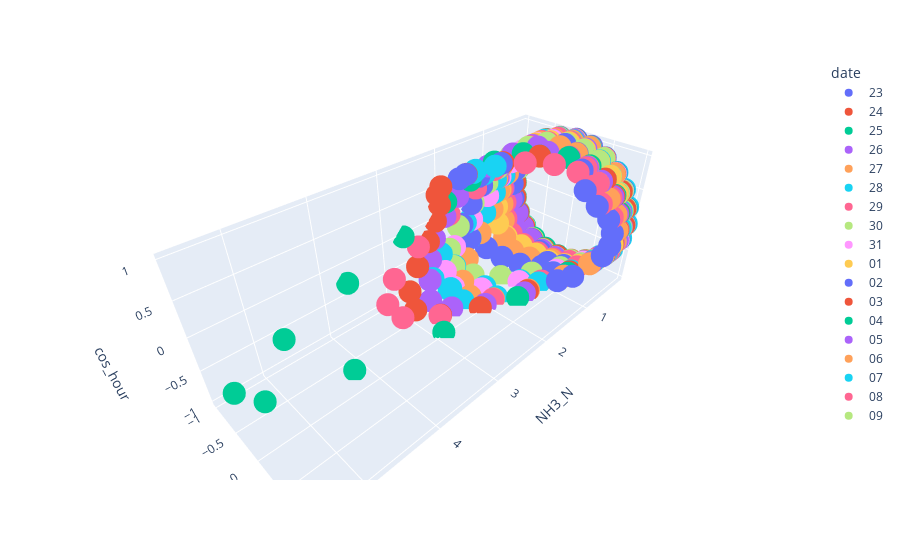

Here is the notebook cell this chart was saved with:
### Code cell
import plotly.express as px
fig = px.scatter_3d(df1, x='NH3_N', y='sin_hour', z='cos_hour',
              color='date')
fig.show()
